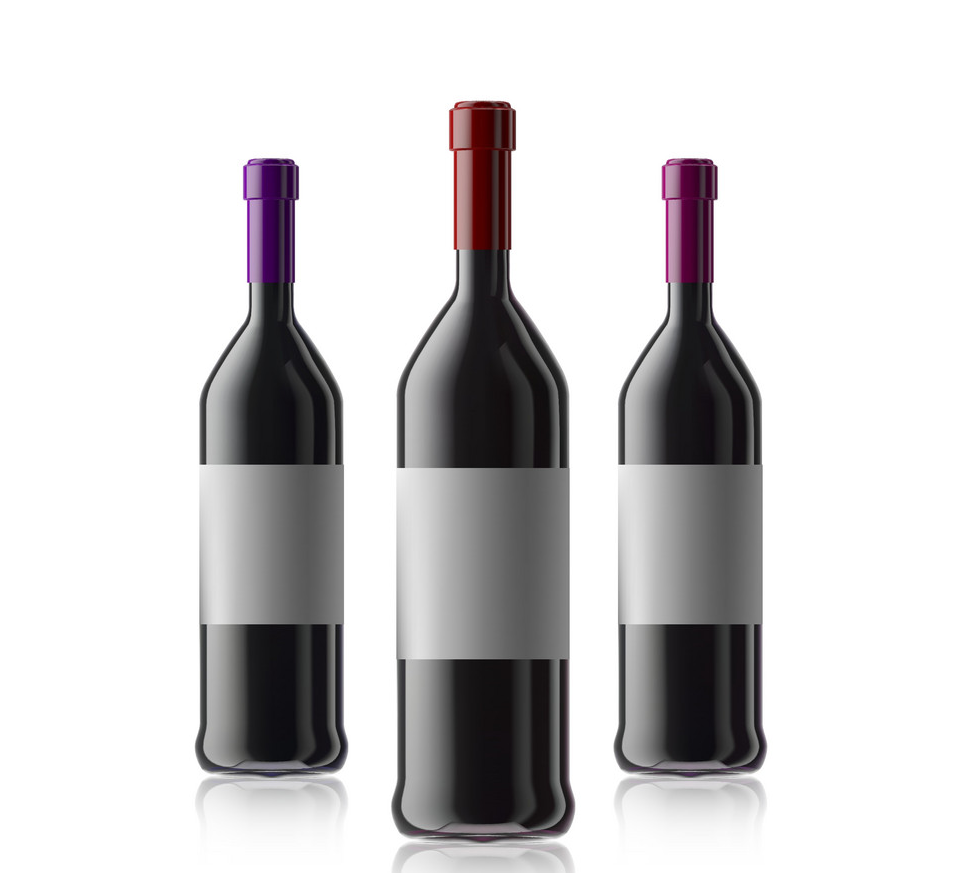
#> input picture images/bottle.jpg, 965 x 873 px, found by its file name; the run also reads 1 picture not shown here
$ python Task2.py   (older library calls are emulated)
#> lines starting #> are read from the running program, lines starting #| are printed output that depends on the picture; after the words box and inside, x2 and y2 are one past the last pixel; in counts of white or black regions, pixels touching at a corner belong together
import numpy as np, cv2 as cv
# import matplotlib.pyplot as plt
from matplotlib import pyplot as plt
import matplotlib
def histogramRGB(img, title):

    colors =['red', 'blue', 'green']
    bins = [x for x in range(0, 256)]
    for channel in range(img.shape[2]):
        counts = np.zeros(256, np.int32)
        for height in range(0, img.shape[0]):

            intensity = 0
            for width in range(0, img.shape[1]):
                counts[img[height][width][channel]] += 1

        print()
        plt.bar(bins, counts, width=1, edgecolor='none',color =colors[channel])

    # [7 lines of commented-out code are left out]
    plt.title(title)

def histogram(img, title):


    bins = [x for x in range(0, 10)]
    # for channel in range(img.shape[2]):
    counts = np.zeros(10, np.int32)
    for height in range(0, img.shape[0]):


        for width in range(0, img.shape[1]):
            counts[img[height][width]] += 1


    plt.bar(bins, counts, width=1, edgecolor='none')
    plt.title(title)
    # [7 lines of commented-out code are left out]
def rgb2grey(img):
    rgbImg = np.zeros((img.shape[0],img.shape[1]),np.int32)
    for height in range(0,img.shape[0]):
        for width in range(0, img.shape[1]):
            rgbImg[height,width] =sum(img[height,width,:])/3
    return rgbImg

# print()

img = cv.imread("bottle.jpg")
#> img is the input picture: shape (873, 965, 3); mean B, G, R 207.7, 206.7, 208.2
img1 = cv.imread('Background.jpg')
subtract = img1-img
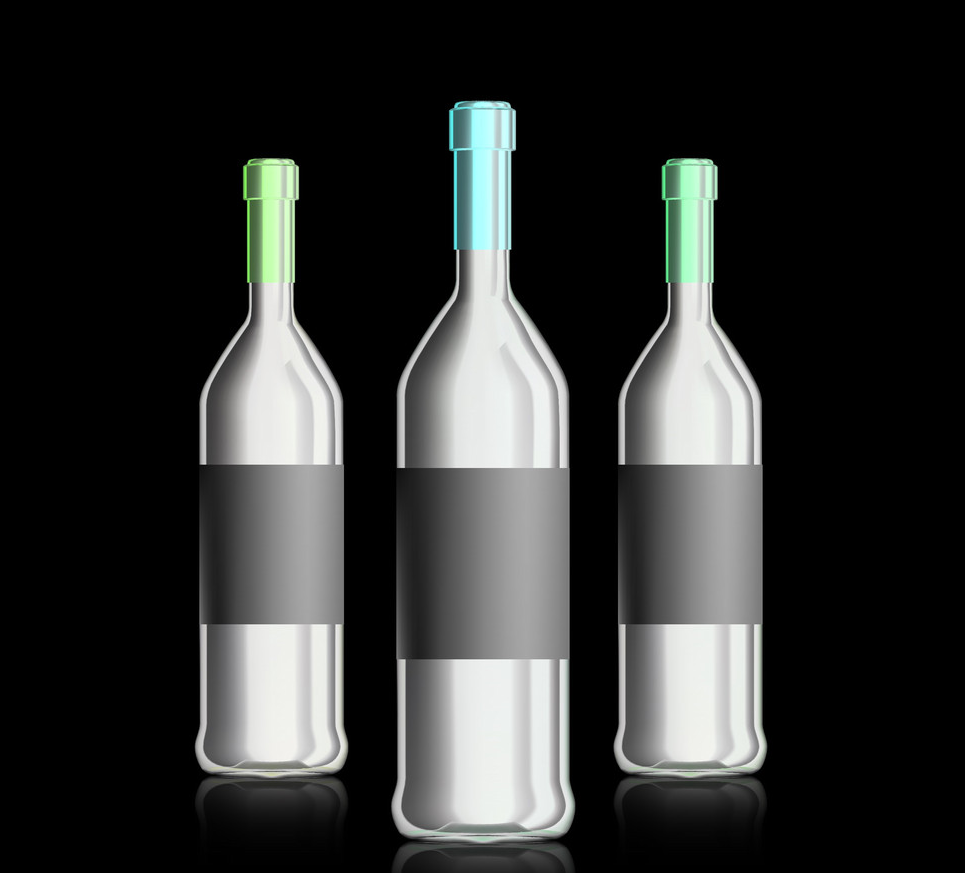
#> subtract: shape (873, 965, 3); mean B, G, R 47.3, 48.3, 46.8
thershold = 20
subtract = rgb2grey(subtract)
for height in range(0,img1.shape[0]):
    for width in range(0,img1.shape[1]):
        if subtract[height,width] < thershold:
            subtract[height, width] = 0
        else:
            subtract[ height, width] = 1
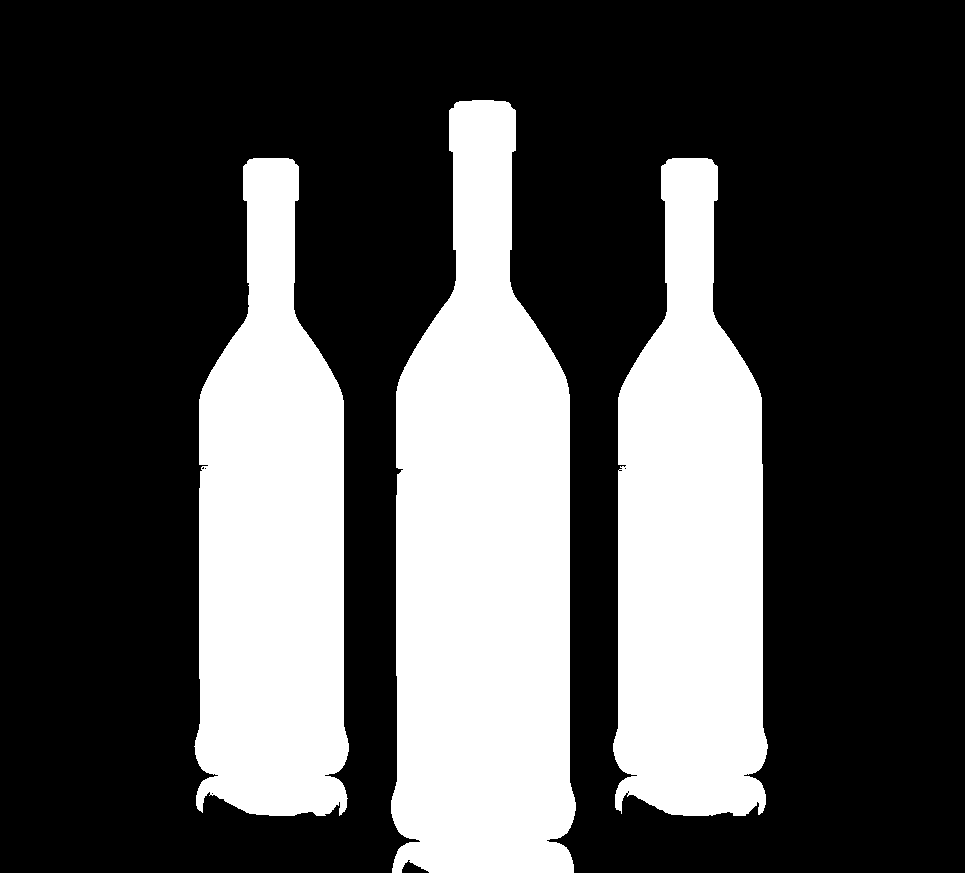
#> subtract: shape (873, 965) int32; values 0 (black) and 1 (white), 30.8% white; 3 white regions, box (x1, y1, x2, y2) and area: (391, 100, 576, 873) 107282, (613, 158, 768, 816) 76016, (194, 158, 349, 816) 75874
plt.figure(1)
plt.imshow(img)
plt.title("Original Image With Background")
# plt.show()
plt.figure(2)

plt.imshow(subtract, cmap=plt.cm.gray)
plt.title("Binarized Image")
# plt.show()
plt.figure(3)

histogram(subtract,"Binarized Image Histogram")
plt.figure(4)
histogramRGB(img, "Original Image Histogram")
plt.show()
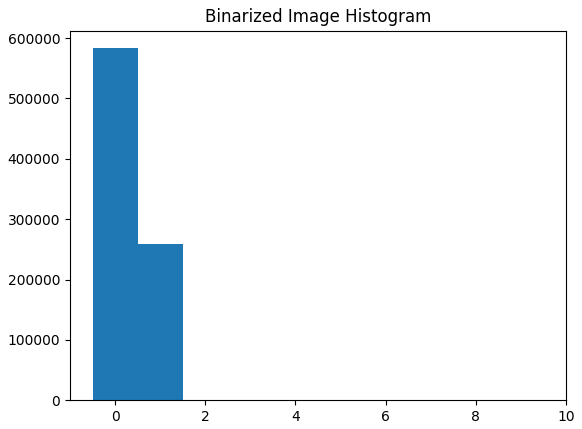
#> figure drawn by matplotlib, 1 panel; tallest bar 583273 high, from x = -0.5 to 0.5
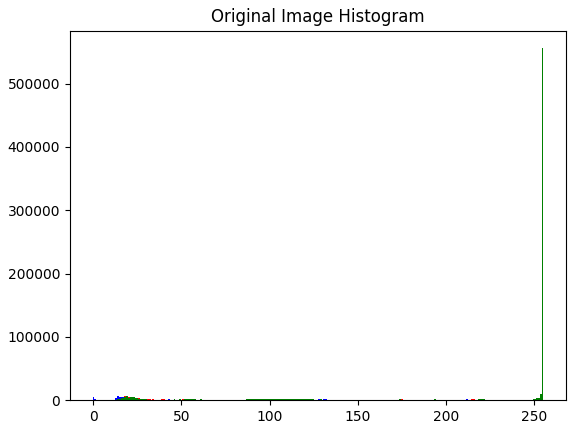
#> figure drawn by matplotlib, 1 panel; tallest bar 556016 high, from x = 254.5 to 255.5; tallest bar 555787 high, from x = 254.5 to 255.5; tallest bar 555714 high, from x = 254.5 to 255.5
